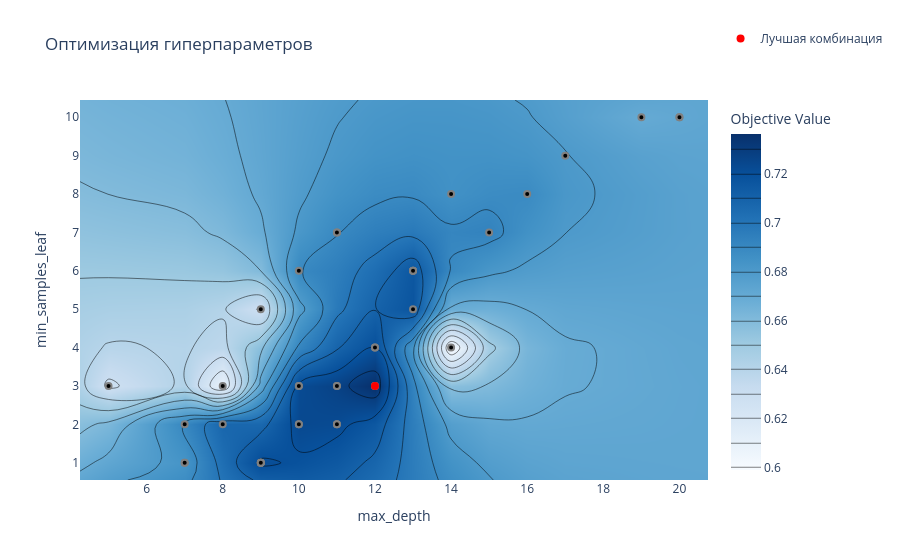
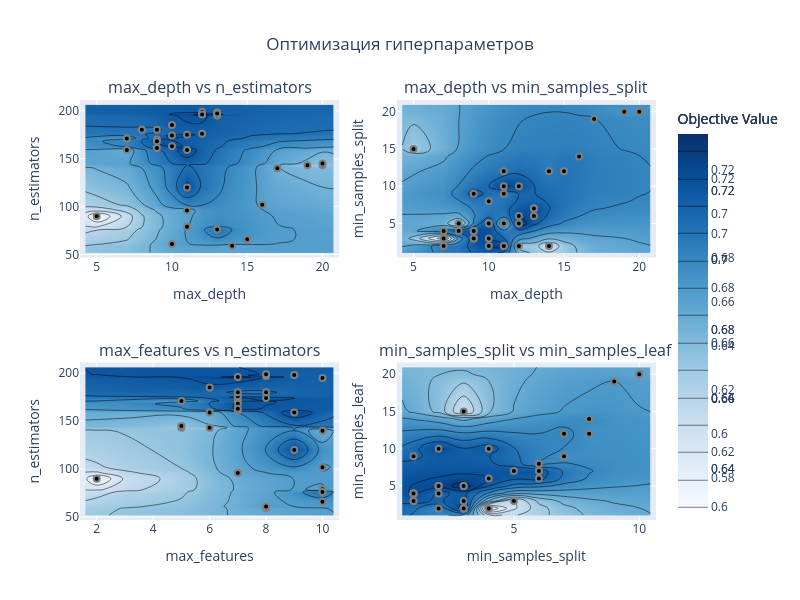

Here is the notebook cell these charts were saved with, in order:
### Markdown cell above
Неплохой страт для модели с точностью предсказаний в ~93% и общей точностью в ~73%, но с полнотой в 22% работать, конечно, пока работать рано - слишком большой процент положительных случаев будет пропущен, а в нашем кейсе как раз полнота была бы важнее. 
  

Из интереса посмотрим на связи гиперпараметров модели и ее метрикой:

### Code cell
fig = optuna.visualization.plot_contour(study,
                                  params=[
                                      'max_depth',
                                      'min_samples_leaf'
                                  ]
                                  )
fig.update_layout(
        title_text="Оптимизация гиперпараметров",
        legend=dict(
        y=1.2
    )
    )
fig.add_trace((
    go.Scatter(
        x=[best_params['max_depth']], 
        y=[best_params['min_samples_leaf']],
        mode="markers",
        marker=dict(size=8, color="red"),
        name="Лучшая комбинация",
        
    )
))
fig.show()
params = [["max_depth", "n_estimators"],
          ["max_depth", "min_samples_split"],
          ["max_features", "n_estimators"],
          ["min_samples_split", "min_samples_leaf"]]
draw_parameters_optomization(study, params)

### Figure 1 — Plotly figure (JSON) as saved in the notebook; plotly's stock layout.template omitted (floating-point values rounded to 4 significant figures; data arrays with more than 128 entries replaced by an {"elided": "..."} marker saying what was removed)
{"data": [{"colorbar": {"title": {"text": "Objective Value"}}, "colorscale": [[0, "rgb(247,251,255)"], [0.125, "rgb(222,235,247)"], [0.25, "rgb(198,219,239)"], [0.375, "rgb(158,202,225)"], [0.5, "rgb(107,174,214)"], [0.625, "rgb(66,146,198)"], [0.75, "rgb(33,113,181)"], [0.875, "rgb(8,81,156)"], [1, "rgb(8,48,107)"]], "connectgaps": true, "contours": {"coloring": "heatmap"}, "hoverinfo": "none", "line": {"smoothing": 1.3}, "reversescale": false, "type": "contour", "x": [4.25, 5, 7, 8, 9, 10, 11, 12, 13, 14, 15, 16, 17, 19, 20, 20.75], "y": [0.55, 1, 2, 3, 4, 5, 6, 7, 8, 9, 10, 10.45], "z": {"elided": "12x16 float values"}}, {"marker": {"color": "black", "line": {"color": "Gray", "width": 2}}, "mode": "markers", "name": "Feasible Trial", "showlegend": false, "type": "scatter", "x": [7, 14, 17, 9, 19, 20, 20, 16, 15, 14, 11, 10, 11, 5, 13, 13, 13, 13, 12, 12, 8, 11, 11, 12, 10, 9, 9, 7, 10, 9, 9, 7, 8, 10, 10, 11, 11, 12], "y": [1, 4, 9, 5, 10, 10, 10, 8, 7, 8, 7, 6, 7, 3, 6, 6, 6, 5, 4, 3, 3, 2, 2, 4, 2, 1, 1, 2, 2, 1, 1, 1, 2, 3, 3, 3, 3, 3]}, {"marker": {"color": "#cccccc", "line": {"color": "Gray", "width": 2}}, "mode": "markers", "name": "Infeasible Trial", "showlegend": false, "type": "scatter", "x": [], "y": []}, {"marker": {"color": "red", "size": 8}, "mode": "markers", "name": "Лучшая комбинация", "type": "scatter", "x": [12], "y": [3]}], "layout": {"legend": {"y": 1.2}, "title": {"text": "Оптимизация гиперпараметров"}, "xaxis": {"range": [4.25, 20.75], "title": {"text": "max_depth"}}, "yaxis": {"range": [0.55, 10.45], "title": {"text": "min_samples_leaf"}}}}

### Figure 2 — Plotly figure (JSON) as saved in the notebook; plotly's stock layout.template omitted (floating-point values rounded to 4 significant figures; data arrays with more than 128 entries replaced by an {"elided": "..."} marker saying what was removed)
{"data": [{"colorbar": {"title": {"text": "Objective Value"}}, "colorscale": [[0, "rgb(247,251,255)"], [0.125, "rgb(222,235,247)"], [0.25, "rgb(198,219,239)"], [0.375, "rgb(158,202,225)"], [0.5, "rgb(107,174,214)"], [0.625, "rgb(66,146,198)"], [0.75, "rgb(33,113,181)"], [0.875, "rgb(8,81,156)"], [1, "rgb(8,48,107)"]], "connectgaps": true, "contours": {"coloring": "heatmap"}, "hoverinfo": "none", "line": {"smoothing": 1.3}, "reversescale": false, "type": "contour", "x": [4.25, 5, 7, 8, 9, 10, 11, 12, 13, 14, 15, 16, 17, 19, 20, 20.75], "xaxis": "x", "y": [52, 59, 61, 66, 76, 79, 90, 96, 102, 120, 140, 143, 145, 159, 161, 163, 168, 170, 171, 174, 175, 176, 180, 185, 195, 196, 197, 198, 199, 206], "yaxis": "y", "z": {"elided": "30x16 float values"}}, {"marker": {"color": "black", "line": {"color": "Gray", "width": 2}}, "mode": "markers", "name": "Feasible Trial", "showlegend": false, "type": "scatter", "x": [17, 19, 20, 20, 16, 15, 14, 11, 10, 11, 5, 13, 13, 13, 13, 12, 12, 11, 12, 10, 9, 9, 7, 9, 9, 7, 8, 10, 10, 11, 11], "xaxis": "x", "y": [140, 143, 143, 145, 102, 66, 59, 79, 61, 96, 90, 76, 195, 198, 197, 199, 196, 175, 176, 174, 170, 168, 171, 180, 161, 159, 180, 163, 185, 159, 120], "yaxis": "y"}, {"marker": {"color": "#cccccc", "line": {"color": "Gray", "width": 2}}, "mode": "markers", "name": "Infeasible Trial", "showlegend": false, "type": "scatter", "x": [], "xaxis": "x", "y": [], "yaxis": "y"}, {"colorbar": {"title": {"text": "Objective Value"}}, "colorscale": [[0, "rgb(247,251,255)"], [0.125, "rgb(222,235,247)"], [0.25, "rgb(198,219,239)"], [0.375, "rgb(158,202,225)"], [0.5, "rgb(107,174,214)"], [0.625, "rgb(66,146,198)"], [0.75, "rgb(33,113,181)"], [0.875, "rgb(8,81,156)"], [1, "rgb(8,48,107)"]], "connectgaps": true, "contours": {"coloring": "heatmap"}, "hoverinfo": "none", "line": {"smoothing": 1.3}, "reversescale": false, "type": "contour", "x": [4.25, 5, 7, 8, 9, 10, 11, 12, 13, 14, 15, 16, 17, 19, 20, 20.75], "xaxis": "x2", "y": [1.1, 2, 3, 4, 5, 6, 7, 8, 9, 10, 12, 14, 15, 19, 20, 20.9], "yaxis": "y2", "z": {"elided": "16x16 float values"}}, {"marker": {"color": "black", "line": {"color": "Gray", "width": 2}}, "mode": "markers", "name": "Feasible Trial", "showlegend": false, "type": "scatter", "x": [7, 14, 17, 9, 19, 20, 20, 16, 15, 14, 11, 10, 11, 5, 13, 13, 13, 13, 12, 12, 8, 11, 11, 12, 10, 9, 9, 7, 10, 9, 9, 7, 8, 10, 10, 11, 11, 12], "xaxis": "x2", "y": [3, 2, 19, 3, 20, 20, 20, 14, 12, 12, 12, 8, 9, 15, 7, 7, 6, 7, 6, 5, 5, 10, 5, 10, 5, 4, 4, 2, 5, 9, 3, 4, 4, 2, 3, 2, 2, 2], "yaxis": "y2"}, {"marker": {"color": "#cccccc", "line": {"color": "Gray", "width": 2}}, "mode": "markers", "name": "Infeasible Trial", "showlegend": false, "type": "scatter", "x": [], "xaxis": "x2", "y": [], "yaxis": "y2"}, {"colorbar": {"title": {"text": "Objective Value"}}, "colorscale": [[0, "rgb(247,251,255)"], [0.125, "rgb(222,235,247)"], [0.25, "rgb(198,219,239)"], [0.375, "rgb(158,202,225)"], [0.5, "rgb(107,174,214)"], [0.625, "rgb(66,146,198)"], [0.75, "rgb(33,113,181)"], [0.875, "rgb(8,81,156)"], [1, "rgb(8,48,107)"]], "connectgaps": true, "contours": {"coloring": "heatmap"}, "hoverinfo": "none", "line": {"smoothing": 1.3}, "reversescale": false, "type": "contour", "x": [1.6, 2, 3, 5, 6, 7, 8, 9, 10, 10.4], "xaxis": "x3", "y": [52, 59, 61, 66, 76, 79, 90, 96, 102, 120, 140, 143, 145, 159, 161, 163, 168, 170, 171, 174, 175, 176, 180, 185, 195, 196, 197, 198, 199, 206], "yaxis": "y3", "z": {"elided": "30x10 float values"}}, {"marker": {"color": "black", "line": {"color": "Gray", "width": 2}}, "mode": "markers", "name": "Feasible Trial", "showlegend": false, "type": "scatter", "x": [10, 6, 5, 5, 10, 10, 8, 10, 8, 7, 2, 10, 10, 9, 8, 8, 7, 7, 7, 8, 7, 7, 5, 7, 7, 6, 8, 7, 6, 9, 9], "xaxis": "x3", "y": [140, 143, 143, 145, 102, 66, 59, 79, 61, 96, 90, 76, 195, 198, 197, 199, 196, 175, 176, 174, 170, 168, 171, 180, 161, 159, 180, 163, 185, 159, 120], "yaxis": "y3"}, {"marker": {"color": "#cccccc", "line": {"color": "Gray", "width": 2}}, "mode": "markers", "name": "Infeasible Trial", "showlegend": false, "type": "scatter", "x": [], "xaxis": "x3", "y": [], "yaxis": "y3"}, {"colorbar": {"title": {"text": "Objective Value"}}, "colorscale": [[0, "rgb(247,251,255)"], [0.125, "rgb(222,235,247)"], [0.25, "rgb(198,219,239)"], [0.375, "rgb(158,202,225)"], [0.5, "rgb(107,174,214)"], [0.625, "rgb(66,146,198)"], [0.75, "rgb(33,113,181)"], [0.875, "rgb(8,81,156)"], [1, "rgb(8,48,107)"]], "connectgaps": true, "contours": {"coloring": "heatmap"}, "hoverinfo": "none", "line": {"smoothing": 1.3}, "reversescale": false, "type": "contour", "x": [0.55, 1, 2, 3, 4, 5, 6, 7, 8, 9, 10, 10.45], "xaxis": "x4", "y": [1.1, 2, 3, 4, 5, 6, 7, 8, 9, 10, 12, 14, 15, 19, 20, 20.9], "yaxis": "y4", "z": {"elided": "16x12 float values"}}, {"marker": {"color": "black", "line": {"color": "Gray", "width": 2}}, "mode": "markers", "name": "Feasible Trial", "showlegend": false, "type": "scatter", "x": [1, 4, 9, 5, 10, 10, 10, 8, 7, 8, 7, 6, 7, 3, 6, 6, 6, 5, 4, 3, 3, 2, 2, 4, 2, 1, 1, 2, 2, 1, 1, 1, 2, 3, 3, 3, 3, 3], "xaxis": "x4", "y": [3, 2, 19, 3, 20, 20, 20, 14, 12, 12, 12, 8, 9, 15, 7, 7, 6, 7, 6, 5, 5, 10, 5, 10, 5, 4, 4, 2, 5, 9, 3, 4, 4, 2, 3, 2, 2, 2], "yaxis": "y4"}, {"marker": {"color": "#cccccc", "line": {"color": "Gray", "width": 2}}, "mode": "markers", "name": "Infeasible Trial", "showlegend": false, "type": "scatter", "x": [], "xaxis": "x4", "y": [], "yaxis": "y4"}], "layout": {"annotations": [{"font": {"size": 16}, "showarrow": false, "text": "max_depth vs n_estimators", "x": 0.225, "xanchor": "center", "xref": "paper", "y": 1, "yanchor": "bottom", "yref": "paper"}, {"font": {"size": 16}, "showarrow": false, "text": "max_depth vs min_samples_split", "x": 0.775, "xanchor": "center", "xref": "paper", "y": 1, "yanchor": "bottom", "yref": "paper"}, {"font": {"size": 16}, "showarrow": false, "text": "max_features vs n_estimators", "x": 0.225, "xanchor": "center", "xref": "paper", "y": 0.375, "yanchor": "bottom", "yref": "paper"}, {"font": {"size": 16}, "showarrow": false, "text": "min_samples_split vs min_samples_leaf", "x": 0.775, "xanchor": "center", "xref": "paper", "y": 0.375, "yanchor": "bottom", "yref": "paper"}], "height": 600, "showlegend": false, "title": {"text": "Оптимизация гиперпараметров", "x": 0.5}, "width": 800, "xaxis": {"anchor": "y", "domain": [0, 0.45], "title": {"text": "max_depth"}}, "xaxis2": {"anchor": "y2", "domain": [0.55, 1], "title": {"text": "max_depth"}}, "xaxis3": {"anchor": "y3", "domain": [0, 0.45], "title": {"text": "max_features"}}, "xaxis4": {"anchor": "y4", "domain": [0.55, 1], "title": {"text": "min_samples_split"}}, "yaxis": {"anchor": "x", "domain": [0.625, 1], "title": {"text": "n_estimators"}}, "yaxis2": {"anchor": "x2", "domain": [0.625, 1], "title": {"text": "min_samples_split"}}, "yaxis3": {"anchor": "x3", "domain": [0, 0.375], "title": {"text": "n_estimators"}}, "yaxis4": {"anchor": "x4", "domain": [0, 0.375], "title": {"text": "min_samples_leaf"}}}}
